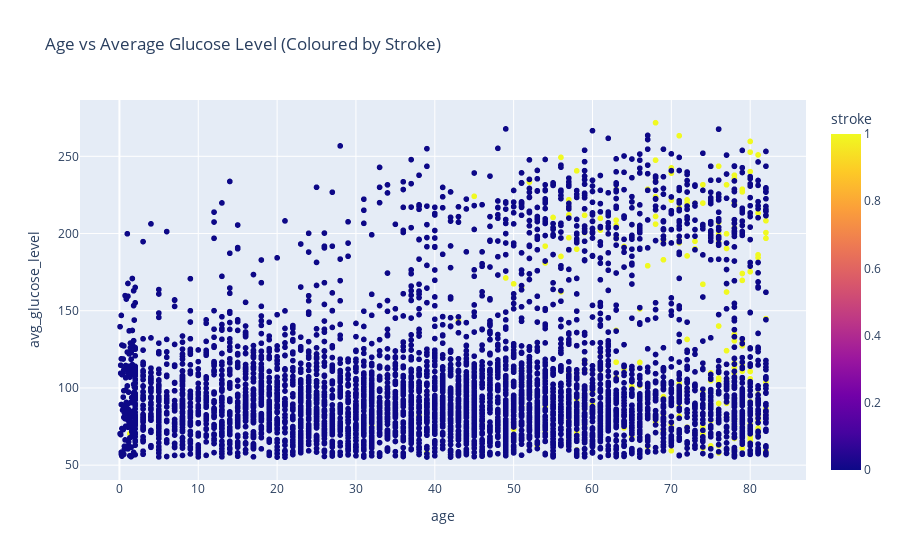

Notebook code for this chart:
### Markdown cell above
## **Scatter Plot for Age VS Average Glucose Level (Coloured by Stroke)**

### Code cell
fig = px.scatter(
    df[['age', 'avg_glucose_level', 'stroke']].dropna(),
    x='age',
    y='avg_glucose_level',
    color='stroke',
    title="Age vs Average Glucose Level (Coloured by Stroke)"
)
fig.show()

### Figure 1 — Plotly figure (JSON) as saved in the notebook; plotly's stock layout.template omitted (floating-point values rounded to 4 significant figures; data arrays with more than 128 entries replaced by an {"elided": "..."} marker saying what was removed)
{"data": [{"hovertemplate": "age=%{x}<br>avg_glucose_level=%{y}<br>stroke=%{marker.color}<extra></extra>", "legendgroup": "", "marker": {"color": {"elided": "5110 int values"}, "coloraxis": "coloraxis", "symbol": "circle"}, "mode": "markers", "name": "", "showlegend": false, "type": "scattergl", "x": {"elided": "5110 float values"}, "xaxis": "x", "y": {"elided": "5110 float values"}, "yaxis": "y"}], "layout": {"coloraxis": {"colorbar": {"title": {"text": "stroke"}}, "colorscale": [[0, "#0d0887"], [0.1111, "#46039f"], [0.2222, "#7201a8"], [0.3333, "#9c179e"], [0.4444, "#bd3786"], [0.5556, "#d8576b"], [0.6667, "#ed7953"], [0.7778, "#fb9f3a"], [0.8889, "#fdca26"], [1, "#f0f921"]]}, "legend": {"tracegroupgap": 0}, "title": {"text": "Age vs Average Glucose Level (Coloured by Stroke)"}, "xaxis": {"anchor": "y", "domain": [0, 1], "title": {"text": "age"}}, "yaxis": {"anchor": "x", "domain": [0, 1], "title": {"text": "avg_glucose_level"}}}}
